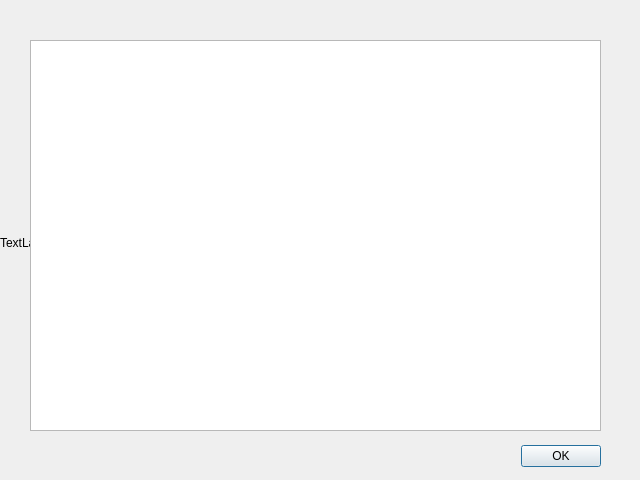
<?xml version="1.0" encoding="UTF-8"?>
<ui version="4.0">
 <class>consultainsumo</class>
 <widget class="QDialog" name="consultainsumo">
  <property name="geometry">
   <rect>
    <x>0</x>
    <y>0</y>
    <width>640</width>
    <height>480</height>
   </rect>
  </property>
  <property name="windowTitle">
   <string>Dialog</string>
  </property>
  <widget class="QDialogButtonBox" name="buttonBox">
   <property name="geometry">
    <rect>
     <x>-20</x>
     <y>440</y>
     <width>621</width>
     <height>32</height>
    </rect>
   </property>
   <property name="orientation">
    <enum>Qt::Horizontal</enum>
   </property>
   <property name="standardButtons">
    <set>QDialogButtonBox::Ok</set>
   </property>
  </widget>
  <widget class="QListWidget" name="listWidget">
   <property name="geometry">
    <rect>
     <x>30</x>
     <y>40</y>
     <width>571</width>
     <height>391</height>
    </rect>
   </property>
  </widget>
  <widget class="QLabel" name="label_7">
   <property name="geometry">
    <rect>
     <x>0</x>
     <y>2</y>
     <width>641</width>
     <height>481</height>
    </rect>
   </property>
   <property name="text">
    <string>TextLabel</string>
   </property>
  </widget>
  <zorder>label_7</zorder>
  <zorder>buttonBox</zorder>
  <zorder>listWidget</zorder>
 </widget>
 <resources/>
 <connections>
  <connection>
   <sender>buttonBox</sender>
   <signal>accepted()</signal>
   <receiver>consultainsumo</receiver>
   <slot>accept()</slot>
   <hints>
    <hint type="sourcelabel">
     <x>248</x>
     <y>254</y>
    </hint>
    <hint type="destinationlabel">
     <x>157</x>
     <y>274</y>
    </hint>
   </hints>
  </connection>
  <connection>
   <sender>buttonBox</sender>
   <signal>rejected()</signal>
   <receiver>consultainsumo</receiver>
   <slot>reject()</slot>
   <hints>
    <hint type="sourcelabel">
     <x>316</x>
     <y>260</y>
    </hint>
    <hint type="destinationlabel">
     <x>286</x>
     <y>274</y>
    </hint>
   </hints>
  </connection>
 </connections>
</ui>
